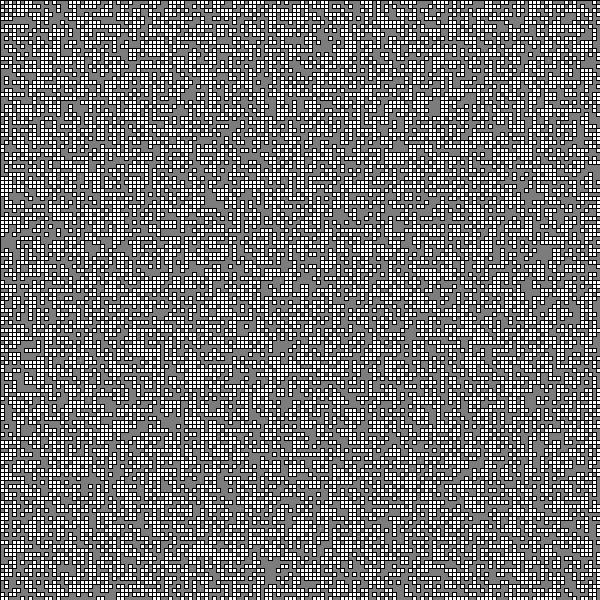
Frame 1 (no input)
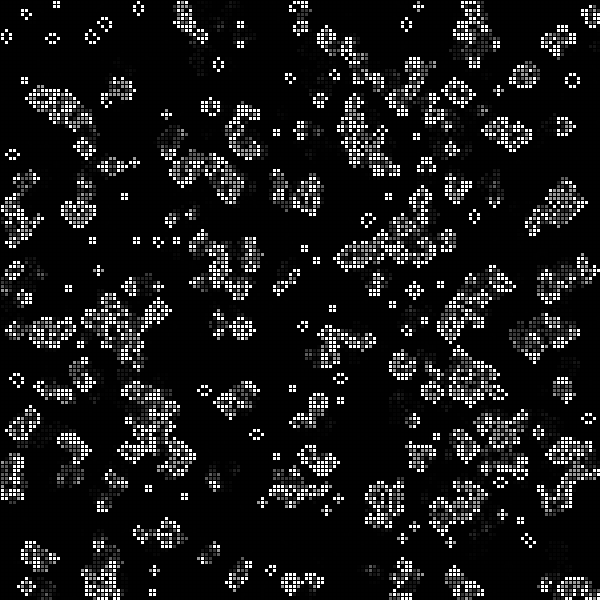
Frame 60 (the mouse pressed at the canvas centre just before this capture)
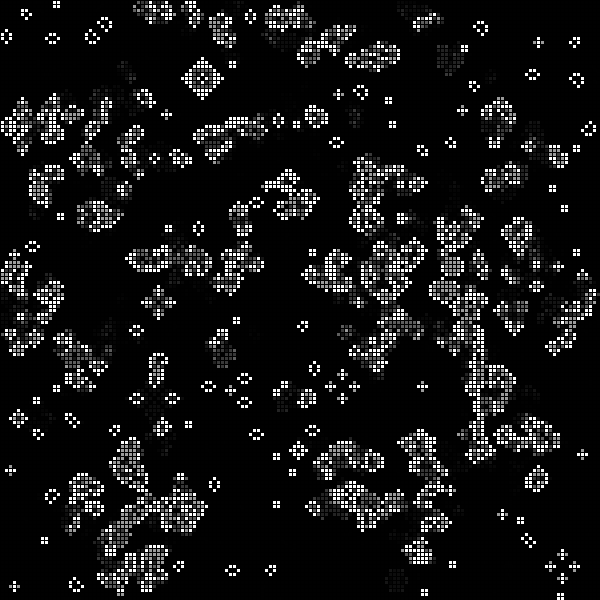
Frame 120 (the mouse held since frame 60 and released just before this capture)

The Processing sketch that drew these frames (run headless with seeded random() and noise(); from frame 60 on, the mouse is pressed at the canvas centre):

// Processing sketch: processing_118050
// ── processing_118050.pde

int rows = 150;
int columns = 150;

// grid we draw
// This is how to define a 2D array (array of arrays)
int[][] grid = new int[columns][rows];

// hold the results of the grid after game of life rules applied each frame
int[][] nextGrid = new int[columns][rows];

void setup()
{
  size(600, 600);
  frameRate(15);
  
  // Loop through every column
  for (int c = 0; c < columns; c += 1)
  {
    // For every row in that column c
    for (int r = 0; r < rows; r += 1)
    {
      // Get a random 0 or 1 value to place in each cell of the grid.
      // More interesting patterns would happen if we had a less 
      // random starting population. 
      
      // Change probability to anything between 0->1 
      // to adjust percentage of grid filled with 1s
      float probability = 0.50; // 50%
      
      // grid[c][r] gets the cell at column c, row r
      // this is how we access the int in the 2d array
      grid[c][r] = (int)(random(0, 1) + probability);
    }
  }
}

void draw()
{
  // smaller transparency creates longer smoke/fade effect
  int transparency = 100; 
  
  // draw black background over the old grid to clear screen
  fill(0,0,0,transparency);
  rect(0,0,width,height);
  
  // Draw grid (could change this to draw the data with something besides rects)
  for (int c = 0; c < columns; c += 1)
  {
    for (int r = 0; r < rows; r += 1)
    {
      // grid[c][r] gets the cell at column c, row r
      // If cell is not dead draw a rect there.
      if (grid[c][r] != 0)
      {
        // Draw rect if grid position is not 0
        float w = (width / columns);
        float h = (height / rows);
        float x = c * w;
        float y = r * h;
        fill(255);
        rect(x, y, w, h);
      }
    }
  }
  
  // Apply the game of life rules to each cell in the grid.
  // Fill nextGrid with the results
  for (int c = 0; c < columns; c += 1)
  {
    for (int r = 0; r < rows; r += 1)
    {
      int neighbors = 0;
      
      // grid[c][r] gets the cell at column c, row r
 
      //------------------
      // Check each side of our current cell against 8 neighbors
      // Don't check if on an edge because our neighbor will not exist.
      // (c >= columns-1, c == 0, r >= rows-1, r == 0)
      //------------------
      
      // right
      if (c < columns-1 && grid[c+1][r] != 0)
      {
        neighbors += 1;
      }
      // left
      if (c > 0 && grid[c-1][r] != 0)
      {
        neighbors += 1;
      }
      // down
      if (r < rows-1 && grid[c][r+1] != 0)
      {
        neighbors += 1;
      }
      // up
      if (r > 0 && grid[c][r-1] != 0)
      {
        neighbors += 1;
      }
      // right up
      if (c < columns-1 && r > 0 && grid[c+1][r-1] != 0)
      {
        neighbors += 1;
      }
      // right down
      if (c < columns-1 && r < rows-1 && grid[c+1][r+1] != 0)
      {
        neighbors += 1;
      }
      // left up
      if (c > 0 && r > 0 && grid[c-1][r-1] != 0)
      {
        neighbors += 1;
      }
      // left down
      if (c > 0 && r < rows-1 && grid[c-1][r+1] != 0)
      {
        neighbors += 1;
      }
      
      //------------------
      // GAME OF LIFE RULES
      //------------------
      if (grid[c][r] == 1) // Alive
      {
        // Any live cell with fewer than two live neighbours dies, 
        // as if caused by under-population.
        if (neighbors < 2)
        {
          nextGrid[c][r] = 0;
        }
        // Any live cell with more than three live neighbours dies, 
        // as if by overcrowding.
        else if (neighbors > 3)
        {
          nextGrid[c][r] = 0;
        }
        // Any live cell with two or three live neighbours 
        //lives on to the next generation. So else no change.
        else
        {
          nextGrid[c][r] = 1;
        }
      }
      else if (grid[c][r] == 0) // dead
      {
        // Any dead cell with exactly three 
        // live neighbours becomes a live cell, as if by reproduction.
        if (neighbors == 3)
        {
          nextGrid[c][r] = 1;
        }
        else // stay dead
        {
          nextGrid[c][r] = 0;
        }
      }
    }
  }
  
  for (int c = 0; c < columns; c += 1)
  {
    for (int r = 0; r < rows; r += 1)
    {
      // Copy the results of our neighbor check into the grid we draw next time.
      grid[c][r] = nextGrid[c][r];
    }
  }
}
